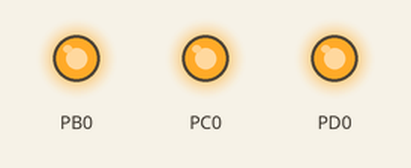
Simulated run of this program. Board: ATmega328P, built with avr-gcc and emulated at 1 MHz. Shown: output pins drawn as LEDs (lit = HIGH). At 0.0 s the program stops and its outputs stay as they are.

Above: at 0.1 s.
Timing chart, 0 to 1.5 s (numbered marks = the images above):
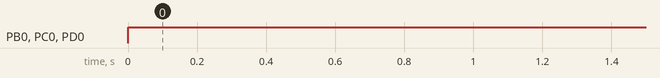

The program:

main.c
```c
/****************************************************
 * LLENAR ESTE ESPACIO CON LOS SIGUIENTES DATOS:    *
 * Nombre: Verónica Yazmín Gómez Cruz	  	        *
 *         Nahaliel Gamaliel Rios Martinez          *
 * Hora clase: N1-N2                                *
 * Día: Martes		                                *
 * N° de lista: 17-18                               *
 * N° de Equipo: 7                                  *
 * Dispositivo: ATMEGA328P                          *
 * Rev: 2.0                                         *
 * Propósito de la actividad:                       *
 * Encender un led por puerto                       *
 *                                  Fecha: 14/03/21 *
 ***************************************************/
/*atmega328P PIN - OUT*/
/*       PIN - OUT
         atmega328P
	      -------
	PC6  |1     28| PC5
	PD0  |2     27| PC4
	PD1  |3     26| PC3
	PD2  |4     25| PC2
	PD3  |5     24| PC1
	PD4  |6     23| PC0
	VCC  |7     22| GND
	GND  |8     21| AREF
	PB6  |9     20| AVCC
	PB7  |10    19| PB5
	PD5  |11    18| PB4
	PD6  |12    17| PB3
	PD7  |13    16| PB2
	PB0  |14    15| PB1
	      --------
*/
/*atmega328P PIN FUNCTIONS*/
 /*
 atmega328P PIN FUNCTIONS
 pin   function              name    pin     function              name
 1     !RESET/PCINT14        PC6     15      PCINT1/OC1A           PB1
 2     RxD/PCINT16           PD0     16      PCINT2/OC1B/SS        PB2
 3     TxD/PCINT17           PD1     17      PCINT3/OC2A/MOSI      PB3
 4     INT0/PCINT18          PD2     18      PCINT4/MISO           PB4
 5     INT1/PCINT19/OC2B     PD3     19      PCINT5/SCK            PB5
 6     PCINT20               PD4     20      ANALOG VCC            AVCC
 7     +5v                   VCC     21      ANALOG REFERENCE      AREF
 8     GND                   GND     22      GND                   GND
 9     XTAL1/PCINT6          PB6     23      PCINT8/ADC0           PC0
 10	   XTAL2/PCINT7          PB7     24      PCINT9/ADC1           PC1
 11    PCINT21/OC0B          PD5     25      PCINT10/ADC2          PC2
 12	   PCINT22/OC0A/AIN0     PD6     26      PCINT11/ADC3          PC3
 13    PCINT23/AIN1          PD7     27      PCINT12/ADC4/SDA      PC4
 14    PCINT0/AIN1           PB0     28      PCINT13/ADC5/SCL      PC5
 */

/*******************Bibliotecas****************************/
#include <avr/io.h> //se incluyen las Bibliotecas de E/S del AVR atmega328P

/*****************Macros y constantes**********************/
#define F_CPU 1000000UL //1 Mhz

/*******************Programa principal*********************/
int main(void)
{

	 //Funcion para declarar puertos I/O
	 initialize_ports();

	while (1)
    {
		//Encender LED Verde
		PORTB = 0x01;

		//Encender LED Azul
		PORTC = 0x01;

		//Encender LED Amarillo
		PORTD = 0x01;

    }
}

/*******************Definición de funciones*****************/
//**********************************************************
//Descripcion de lo que hace la funcion:                   *
//initialize_ports : inicializa los puertos de entrada o   *
//salida                                                   *
//                                                         *
//                                                         *
//**********************************************************
void initialize_ports(void){

	//Salidas
	DDRB = 0x01;
	DDRC = 0x01;
	DDRD = 0x01;

	//Por seguridad iniciamos en 0
	PORTB = 0x00;
	PORTC = 0x00;
	PORTD = 0x00;

}
```

Measured:
- by itself, PB0, PC0, PD0: LOW → HIGH at 0.00 s
